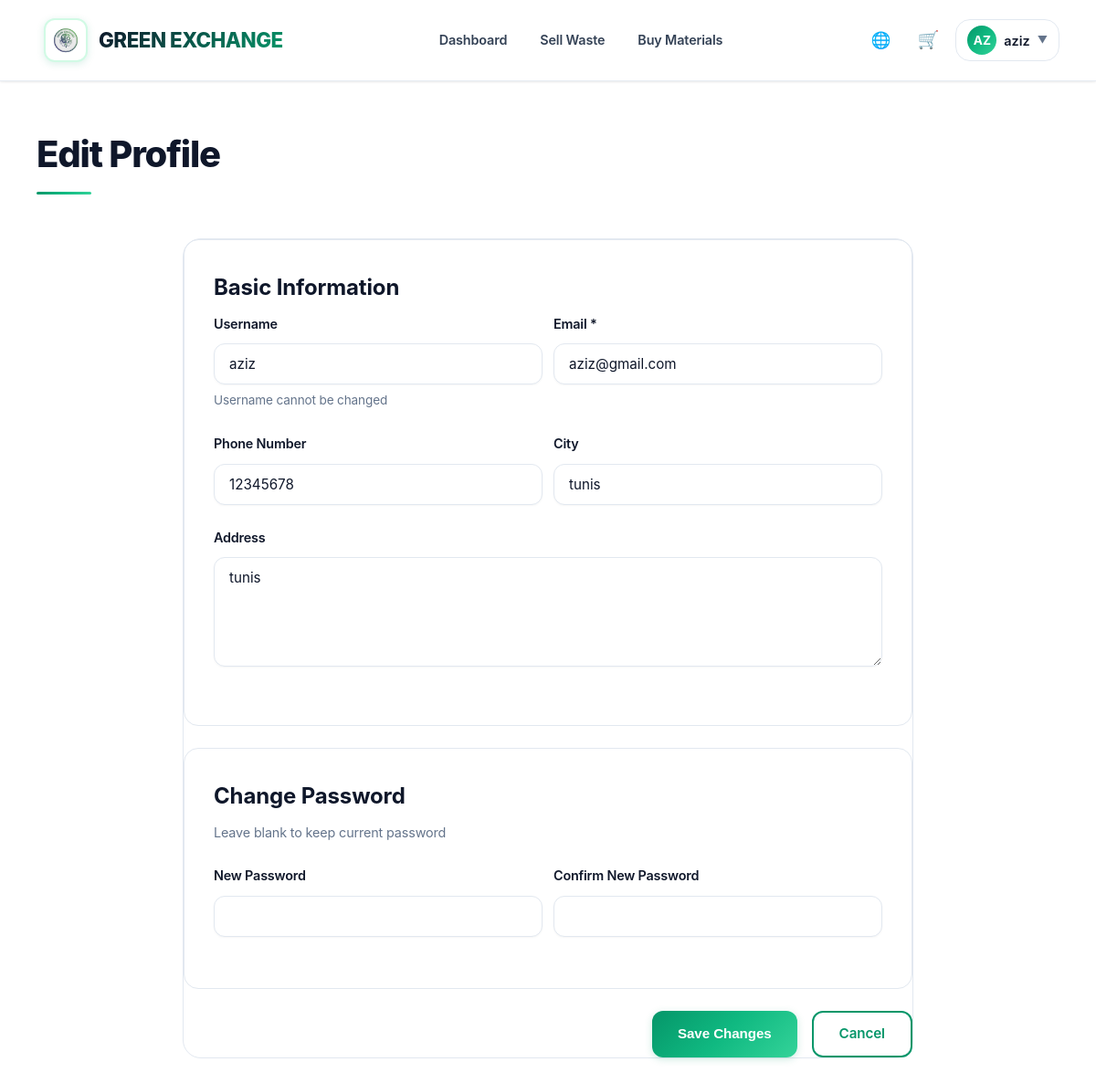
/pages/edit-profile.php (signed in), run on the app's committed database.
### tables this page shows
CREATE TABLE users (
    id INTEGER PRIMARY KEY AUTOINCREMENT,
    username VARCHAR(50) UNIQUE NOT NULL,
    email VARCHAR(100) UNIQUE NOT NULL,
    password VARCHAR(255) NOT NULL,
    phone VARCHAR(20),
    address TEXT,
    city VARCHAR(100),
    role VARCHAR(10) DEFAULT 'user' CHECK(role IN ('user', 'admin')),
    verified BOOLEAN DEFAULT 0,
    account_fee_paid BOOLEAN DEFAULT 0,
    created_at DATETIME DEFAULT CURRENT_TIMESTAMP
);

### config/languages.php (called while the page is built, shortened)
<?php
function getCurrentLanguage() {
    return DEFAULT_LANGUAGE;
}
function loadTranslations($lang) {
    $translations = [];
    $lang_file = __DIR__ . "/../lang/{$lang}.php";
    if (file_exists($lang_file)) {
        if (isset($translations) && is_array($translations) && count($translations) > 0) {
            return $translations;
        }
    }
    return [];
}
function t($key, $params = []) {
    static $translations = null;
    static $current_lang = null;
    $lang = getCurrentLanguage();
    if ($translations === null || $current_lang !== $lang || empty($translations)) {
        $current_lang = $lang;
        $translations = loadTranslations($current_lang);
    }
    $translation = isset($translations[$key]) ? $translations[$key] : $key;
    return $translation;
}

### includes/functions.php (called while the page is built, shortened)
<?php
function isLoggedIn() {
    return isset($_SESSION['user_id']);
}
function getCurrentUser() {
    $pdo = getDB();
    $stmt = $pdo->prepare("SELECT * FROM users WHERE id = ?");
    $stmt->execute([$_SESSION['user_id']]);
    return $stmt->fetch();
}
function isAdmin() {
    $user = getCurrentUser();
    return $user && $user['role'] === 'admin';
}
function escape($string) {
    return htmlspecialchars($string, ENT_QUOTES, 'UTF-8');
}

### pages/edit-profile.php (the view, shortened to what this page needs)
<?php
require_once __DIR__ . '/../includes/functions.php';
$user = getCurrentUser();
require_once __DIR__ . '/../includes/header.php';
?>
<div class="container">
    <h1 class="page-title"><?php echo t('edit_profile'); ?></h1>
    <form action="/api/update-profile.php" method="POST" class="profile-form">
        <div class="form-section">
            <h2><?php echo t('basic_information'); ?></h2>
            <div class="form-row">
                <div class="form-group">
                    <label for="username"><?php echo t('username'); ?></label>
                    <input type="text" id="username" value="<?php echo escape($user['username']); ?>" disabled>
                    <small><?php echo t('username_cannot_change'); ?></small>
                </div>
                <div class="form-group">
                    <label for="email"><?php echo t('email'); ?> *</label>
                    <input type="email" id="email" name="email" value="<?php echo escape($user['email']); ?>" required>
                </div>
            </div>
            <div class="form-row">
                <div class="form-group">
                    <label for="phone"><?php echo t('phone_number'); ?></label>
                    <input type="text" id="phone" name="phone" value="<?php echo escape($user['phone'] ?? ''); ?>">
                </div>
                <div class="form-group">
                    <label for="city"><?php echo t('city'); ?></label>
                    <input type="text" id="city" name="city" value="<?php echo escape($user['city'] ?? ''); ?>">
                </div>
            </div>
            <div class="form-group">
                <label for="address"><?php echo t('address'); ?></label>
                <textarea id="address" name="address" rows="3"><?php echo escape($user['address'] ?? ''); ?></textarea>
            </div>
        </div>
        <div class="form-section">
            <h2><?php echo t('change_password'); ?></h2>
            <p class="section-description"><?php echo t('leave_blank_password'); ?></p>
            <div class="form-row">
                <div class="form-group">
                    <label for="new_password"><?php echo t('new_password'); ?></label>
                    <input type="password" id="new_password" name="new_password" minlength="6">
                </div>
                <div class="form-group">
                    <label for="confirm_password"><?php echo t('confirm_new_password'); ?></label>
                    <input type="password" id="confirm_password" name="confirm_password">
                </div>
            </div>
        </div>
        <div class="form-actions">
            <button type="submit" class="btn btn-primary"><?php echo t('save_changes'); ?></button>
            <a href="/pages/profile.php" class="btn btn-outline"><?php echo t('cancel'); ?></a>
        </div>
    </form>
</div>
<?php require_once __DIR__ . '/../includes/footer.php'; ?>

### includes/header.php (shortened to what this page needs)
<?php
$current_user = getCurrentUser();
?>
<!DOCTYPE html>
<html lang="<?php echo getCurrentLanguage(); ?>" dir="<?php echo getCurrentLanguage() === 'ar' ? 'rtl' : 'ltr'; ?>">
<head>
    <link rel="stylesheet" href="https://cdnjs.cloudflare.com/ajax/libs/font-awesome/6.5.1/css/all.min.css">
    <link rel="stylesheet" href="/assets/css/style.css">
</head>
<body<?php echo isset($admin_page) && $admin_page ? ' class="admin-body"' : ''; ?>>
    <header>
        <div class="header-top">
            <div class="container">
                <div class="header-left">
                    <?php
                    $logo_link = '/';
                    if (isLoggedIn()) {
                        $logo_link = isAdmin() ? '/pages/admin.php' : '/pages/dashboard.php';
                    }
                    ?>
                    <a href="<?php echo $logo_link; ?>" class="logo-link">
                        <img src="/assets/images/logo.png" alt="Green Exchange" class="logo-image">
                        <h1 class="site-title">GREEN EXCHANGE</h1>
                    </a>
                </div>
                <div class="header-center">
                    <?php if (!isLoggedIn() && (basename($_SERVER['PHP_SELF']) == 'index.php' || $_SERVER['REQUEST_URI'] == '/')): ?>
                    <nav class="header-nav">
                        <a href="/#about"><?php echo t('about'); ?></a>
                        <a href="/#fees"><?php echo t('fees'); ?></a>
                    </nav>
                    <?php elseif (isLoggedIn()): ?>
                    <nav class="header-nav">
                        <?php if (!isAdmin()): ?>
                            <a href="/pages/dashboard.php"><?php echo t('dashboard'); ?></a>
                            <a href="/pages/post.php"><?php echo t('sell_waste'); ?></a>
                            <a href="/pages/browse.php"><?php echo t('buy_materials'); ?></a>
                        <?php endif; ?>
                    </nav>
                    <?php endif; ?>
                </div>
                <div class="header-right">
                    <div class="language-selector">
                        <button class="lang-toggle" onclick="toggleLanguageMenu()">
                            <span class="lang-icon">🌐</span>
                        </button>
                    </div>
                    <?php if (isLoggedIn()): ?>
                        <?php if (!isAdmin()): ?>
                            <a href="/pages/cart.php" class="header-icon-btn" title="<?php echo t('cart'); ?>">
                                🛒
                            </a>
                            <div class="user-menu">
                                <button class="user-menu-toggle" onclick="toggleUserMenu()">
                                    <div class="user-avatar">
                                        <?php echo strtoupper(substr($current_user['username'], 0, 2)); ?>
                                    </div>
                                    <span class="user-name"><?php echo escape($current_user['username']); ?></span>
                                    <span class="user-arrow">▼</span>
                                </button>
                            </div>
                        <?php else: ?>
                            <a href="/api/logout.php" class="btn-header btn-small"><?php echo t('logout'); ?></a>
                        <?php endif; ?>
                    <?php else: ?>
                        <a href="/pages/login.php" class="header-link"><?php echo t('login'); ?></a>
                        <a href="/pages/register.php" class="btn-header"><?php echo t('register'); ?></a>
                    <?php endif; ?>
                </div>
            </div>
        </div>
    </header>
    <main>

### pages/edit-profile.php (style rules this page uses)
.profile-form { max-width: 800px; margin: 32px auto; padding: 0; box-shadow: none; }
.form-section { background: var(--white); border: 1px solid var(--border-light); border-radius: 16px; padding: 32px; margin-bottom: 24px; }
.form-section h2 { font-size: 1.5rem; margin-bottom: 8px; }
.section-description { color: var(--text-gray); font-size: 0.9rem; margin-bottom: 24px; }
.profile-form .form-actions { display: flex; gap: 16px; justify-content: flex-end; }

### data on the page
users: username "AZ", username "aziz", email "aziz@gmail.com", phone "12345678", city "tunis", address "tunis"

### other printed values
t('dashboard') "Dashboard"
t('sell_waste') "Sell Waste"
t('buy_materials') "Buy Materials"
t('edit_profile') "Edit Profile"
t('basic_information') "Basic Information"
t('username') "Username"
t('username_cannot_change') "Username cannot be changed"
t('email') "Email"
t('phone_number') "Phone Number"
t('city') "City"
t('address') "Address"
t('change_password') "Change Password"
t('leave_blank_password') "Leave blank to keep current password"
t('new_password') "New Password"
t('confirm_new_password') "Confirm New Password"
